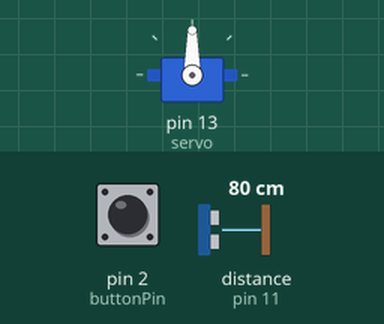
This sketch was run on a simulated Arduino Uno, built with avr-gcc and run on an emulated ATmega328P. Parts: servo. Wiring (inferred from the names in the program): ultrasonic range finder: trigger pin 10; echo pin 11. The test bench sets the inputs (shaded band); at power-on: pin 2 (buttonPin) HIGH, distance to the obstacle (sensor on pin 11) 80 cm. The echo pulse lasts 58.3 µs per cm.

Above: at 3.2 s.
3.3 s: pin 2 (buttonPin) pulled LOW for 3.2 s
At 4.5 s:
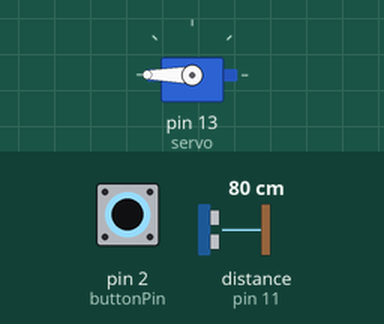
9.4 s: pin 2 (buttonPin) pulled LOW for 0.15 s
At 12.2 s:
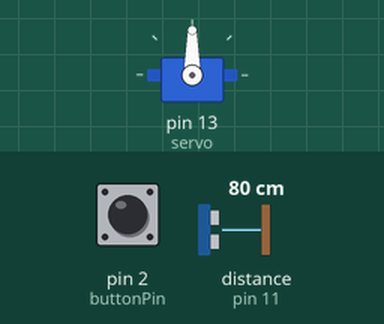
12.5 s: pin 2 (buttonPin) pulled LOW for 1 s
At 13.3 s:
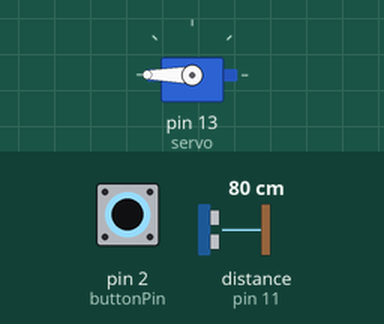
Timing chart, 0 to 16.1 s (numbered marks = the images above; inputs shaded):
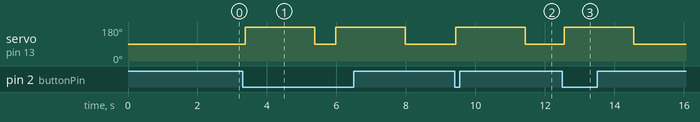

The sketch:

car_gate_system.ino
```cpp
#include <Servo.h>

Servo servo;

const int trigPin = 10;
const int echoPin = 11;
const int buttonPin = 2;

long duration;
int distance;
bool gateOpen = false;

void setup()
{
  servo.attach(13);
  servo.write(90);
  delay(2000);

  pinMode(trigPin, OUTPUT);

  pinMode(echoPin, INPUT);

  pinMode(buttonPin, INPUT_PULLUP);

  Serial.begin(9600);
}

void loop()
{
  digitalWrite(trigPin, LOW);
  delayMicroseconds(2);

  digitalWrite(trigPin, HIGH);
  delayMicroseconds(10);
  digitalWrite(trigPin, LOW);

  duration = pulseIn(echoPin, HIGH);

  distance = duration * 0.034 / 2;

  if (distance <= 25)
  {
    servo.write(180);
    gateOpen = true;
    delay(3000);
  }
  else
  {
    servo.write(90);
    gateOpen = false;
  }

  if (digitalRead(buttonPin) == LOW)
  {
    servo.write(180);
    delay(2000);
    servo.write(90);
    gateOpen = false;
    delay(500);
  }

  delay(100);
}
```

Measured:
- after the input at 3.3 s, servo on pin 13 (servo): alternates 180° for 2.0 s and 90° for 0.61 s, starting after 0.07 s
- after the input at 9.4 s, servo on pin 13 (servo): 90° → 180° at once, → 90° 2.0 s later
- after the input at 12.5 s, servo on pin 13 (servo): 90° → 180° after 0.06 s, → 90° 2.0 s later
